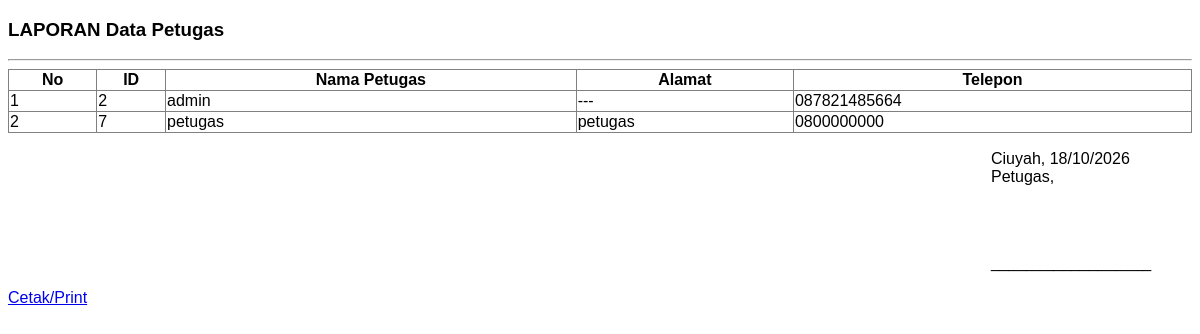
The app's page /app/admin/laporan_data_petugas.php (signed in) with its own data.
### tables this page shows
CREATE TABLE `tb_petugas` (
  `id_petugas` int(11) NOT NULL,
  `username` varchar(35) NOT NULL,
  `password` varchar(50) NOT NULL,
  `nama_petugas` varchar(35) NOT NULL,
  `alamat` varchar(100) NOT NULL,
  `telepon` varchar(15) NOT NULL,
  `level` enum('admin','petugas') NOT NULL
);

### app/admin/laporan_data_petugas.php (the view, shortened to what this page needs)
<?php
if (isset($_SESSION['login'])) {
    include "../inc/koneksi.php";
    ?>
    <!DOCTYPE html>
    <html lang="en">
    <head>
    </head>
    <body>
        <h3>LAPORAN Data Petugas</h3>
        <hr>
        <table width="100%" border="1" cellspacing="0" cellpading="4">
            <tr>
                <th>No</th>
                <th>ID</th>
                <th>Nama Petugas</th>
                <th>Alamat</th>
                <th>Telepon</th>
            </tr>
            <?php
                $sqlPetugas = mysqli_query($konek, "SELECT * FROM tb_petugas ORDER BY id_petugas ASC");
                $no=1;
                while ($d=mysqli_fetch_array($sqlPetugas)) {
                    echo "<tr>
                    <td>$no</td>
                    <td>$d[id_petugas]</td>
                    <td>$d[nama_petugas]</td>
                    <td>$d[alamat]</td>
                    <td>$d[telepon]</td>
                </tr>";
                $no++;
                }
            ?>
        </table>
        <table width="100%">
            <tr>
                <td></td>
                <td width="200px">
                    <p>Ciuyah, <?php echo date('d/m/Y'); ?><br>
                    Petugas,</p>
                    <br>
                    <br>
                    <p>__________________</p>
                </td>
            </tr>
        </table>
        <a href="#" class="no-print" onclick="window.print();">Cetak/Print</a>
    </body>
    </html>
    <?php
}else {
    header('location:login.php');
}
?>

### app/admin/laporan_data_petugas.php (style rules this page uses)
body { font-family: Arial; background-image: url(../assets/img/bg-1.jpeg); background-size: cover; }
table { border-collapse: collapse; }

### records on screen
tb_petugas: id_petugas "2", nama_petugas "admin", alamat "---", telepon "087821485664"
tb_petugas: id_petugas "7", nama_petugas "petugas", alamat "petugas", telepon "0800000000"
